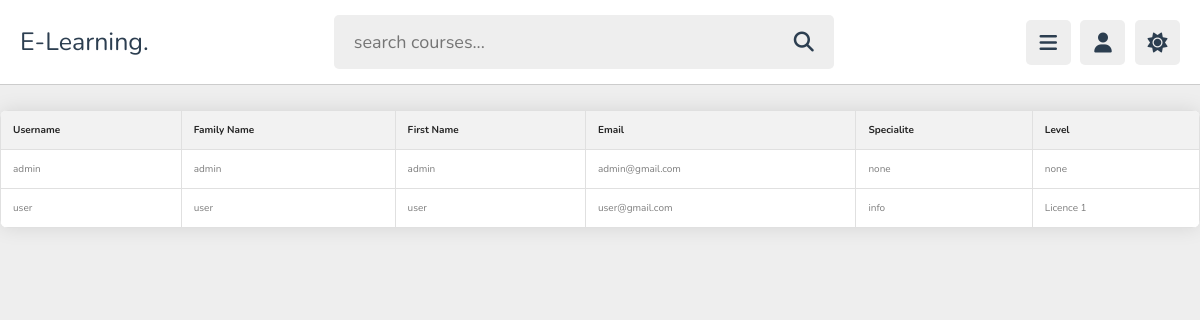
The app's page /users.php (signed in) with its own data.
### tables this page shows
CREATE TABLE `users` (
  `user_id` int(11) NOT NULL,
  `nom` varchar(255) NOT NULL,
  `prenom` varchar(255) NOT NULL,
  `username` varchar(255) NOT NULL,
  `email` varchar(255) NOT NULL,
  `password` varchar(255) NOT NULL,
  `Specialite` varchar(255) NOT NULL,
  `niveau` varchar(255) NOT NULL,
  `role` int(11) NOT NULL DEFAULT 0
);

### users.php (the view, shortened to what this page needs)
<?php include_once 'header.php' ;?>
<html lang="en">
<head>
</head>
<body>
<table class="styled-table">
  <thead>
  <tr>
      <th>Username</th>
      <th>Family Name</th>
      <th>First Name</th>
      <th>Email</th>
      <th>Specialite</th>
      <th>Level</th>
    </tr>
  </thead>
    <?php $userResult = getUsers($connexion);
if ($userResult && mysqli_num_rows($userResult) > 0) {
    while ($row = mysqli_fetch_assoc($userResult)) {
echo'<tbody>
  <tr>
    <td>'.$row['username'].'</td>
    <td>'.$row['nom'].'</td>
    <td>'.$row['prenom'].'</td>
    <td>'.$row['email'].'</td>
    <td>'.$row['Specialite'].'</td>
    <td>'.$row['niveau'].'</td>
  </tr>'
;
    }
}
?>
</table>
</body>
</html>
<?php
function getUsers($connexion) {
    $query = "SELECT * FROM users";
    return mysqli_query($connexion, $query);
}
?>

### css/style.css (style rules this page uses)
html { scroll-behavior: smooth; }
:root { --main-color:#ee3a55; --red:#e74c3c; --orange:#f39c12; --light-color:#888; --light-bg:#eee; --black:#2c3e50; --white:#fff; --border:.1rem solid rgba(0,0,0,.2); }
* { font-family: 'Nunito', sans-serif; margin:0; padding:0; box-sizing: border-box; outline: none; border:none; text-decoration: none; }
table { width: 100%; border-collapse: collapse; }
th, td { padding: 12px 15px; text-align: left; border-bottom: 1px solid #ddd; }
th { background-color: #f2f2f2; color: #333; }
html { font-size: 62.5%; overflow-x: hidden; }
body { background-color: var(--light-bg); padding-left: 30rem; }
@media (max-width:1200px) { body { padding-left: 0; } }

### users.php (style rules this page uses)
.styled-table { width: 100%; border-collapse: collapse; margin: 25px 0; background-color: #fff; border-radius: 8px; overflow: hidden; box-shadow: 0 0 20px rgba(0, 0, 0, 0.1); }
.styled-table th, .styled-table td { border: 1px solid #e0e0e0; padding: 12px; }
.styled-table td { color:rgba(0, 0, 0, 0.514); }
.styled-table th { background-color: #f2f2f2; font-weight: bold; color: #242424; text-align: left; }

### records on screen
users: username "admin", nom "admin", prenom "admin", email "admin@gmail.com", Specialite "none", niveau "none"
users: username "user", nom "user", prenom "user", email "user@gmail.com", Specialite "info", niveau "Licence 1"
